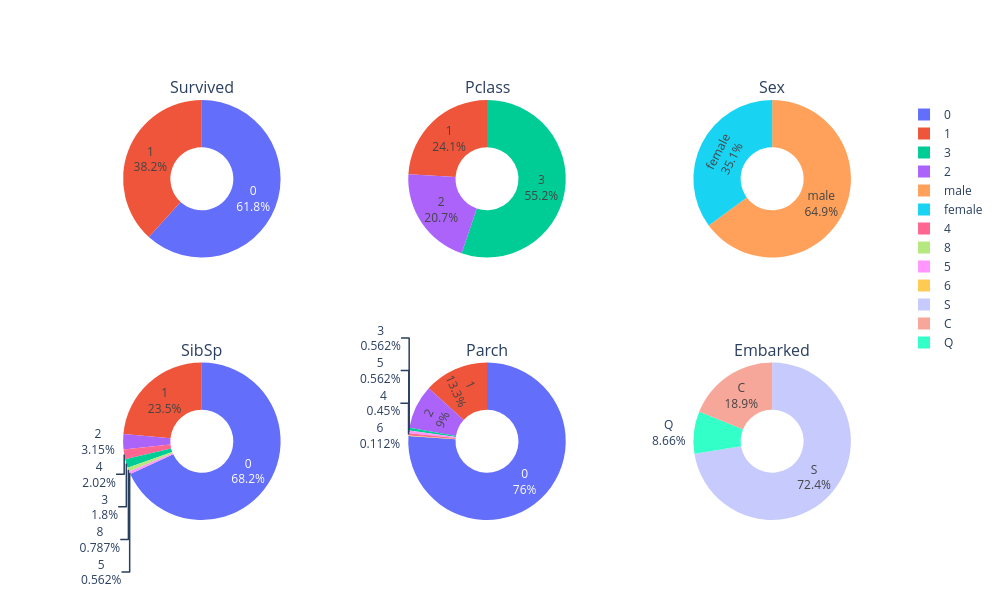

Source (notebook cell):
### Code cell
import plotly.express as px
import plotly.subplots as sp
import plotly.graph_objects as go
from plotly.subplots import make_subplots

# Create subplot layout: 2 rows × 3 columns
fig = sp.make_subplots(rows=2, cols=3, subplot_titles=cat_cols,
                       specs=[[{'type':'domain'}]*3, [{'type':'domain'}]*3])

for i, col in enumerate(cat_cols):
    row = i // 3 + 1
    col_pos = i % 3 + 1
    
    unique = df[col].value_counts()
    categories = unique.index
    count = unique.values
    
    fig.add_trace(
        go.Pie(labels = categories, values = count, name= col, hole = 0.4, textinfo = "percent + label"),
        row =row, col = col_pos
    )
fig.update_layout(height = 600, width = 1000)
fig.show()

### Figure 1 — Plotly figure (JSON) as saved in the notebook; plotly's stock layout.template omitted (floating-point values rounded to 4 significant figures)
{"data": [{"domain": {"x": [0, 0.2889], "y": [0.625, 1]}, "hole": 0.4, "labels": [0, 1], "name": "Survived", "textinfo": "percent+label", "type": "pie", "values": [549, 340]}, {"domain": {"x": [0.3556, 0.6444], "y": [0.625, 1]}, "hole": 0.4, "labels": [3, 1, 2], "name": "Pclass", "textinfo": "percent+label", "type": "pie", "values": [491, 214, 184]}, {"domain": {"x": [0.7111, 1], "y": [0.625, 1]}, "hole": 0.4, "labels": ["male", "female"], "name": "Sex", "textinfo": "percent+label", "type": "pie", "values": [577, 312]}, {"domain": {"x": [0, 0.2889], "y": [0, 0.375]}, "hole": 0.4, "labels": [0, 1, 2, 4, 3, 8, 5], "name": "SibSp", "textinfo": "percent+label", "type": "pie", "values": [606, 209, 28, 18, 16, 7, 5]}, {"domain": {"x": [0.3556, 0.6444], "y": [0, 0.375]}, "hole": 0.4, "labels": [0, 1, 2, 3, 5, 4, 6], "name": "Parch", "textinfo": "percent+label", "type": "pie", "values": [676, 118, 80, 5, 5, 4, 1]}, {"domain": {"x": [0.7111, 1], "y": [0, 0.375]}, "hole": 0.4, "labels": ["S", "C", "Q"], "name": "Embarked", "textinfo": "percent+label", "type": "pie", "values": [644, 168, 77]}], "layout": {"annotations": [{"font": {"size": 16}, "showarrow": false, "text": "Survived", "x": 0.1444, "xanchor": "center", "xref": "paper", "y": 1, "yanchor": "bottom", "yref": "paper"}, {"font": {"size": 16}, "showarrow": false, "text": "Pclass", "x": 0.5, "xanchor": "center", "xref": "paper", "y": 1, "yanchor": "bottom", "yref": "paper"}, {"font": {"size": 16}, "showarrow": false, "text": "Sex", "x": 0.8556, "xanchor": "center", "xref": "paper", "y": 1, "yanchor": "bottom", "yref": "paper"}, {"font": {"size": 16}, "showarrow": false, "text": "SibSp", "x": 0.1444, "xanchor": "center", "xref": "paper", "y": 0.375, "yanchor": "bottom", "yref": "paper"}, {"font": {"size": 16}, "showarrow": false, "text": "Parch", "x": 0.5, "xanchor": "center", "xref": "paper", "y": 0.375, "yanchor": "bottom", "yref": "paper"}, {"font": {"size": 16}, "showarrow": false, "text": "Embarked", "x": 0.8556, "xanchor": "center", "xref": "paper", "y": 0.375, "yanchor": "bottom", "yref": "paper"}], "height": 600, "width": 1000}}
